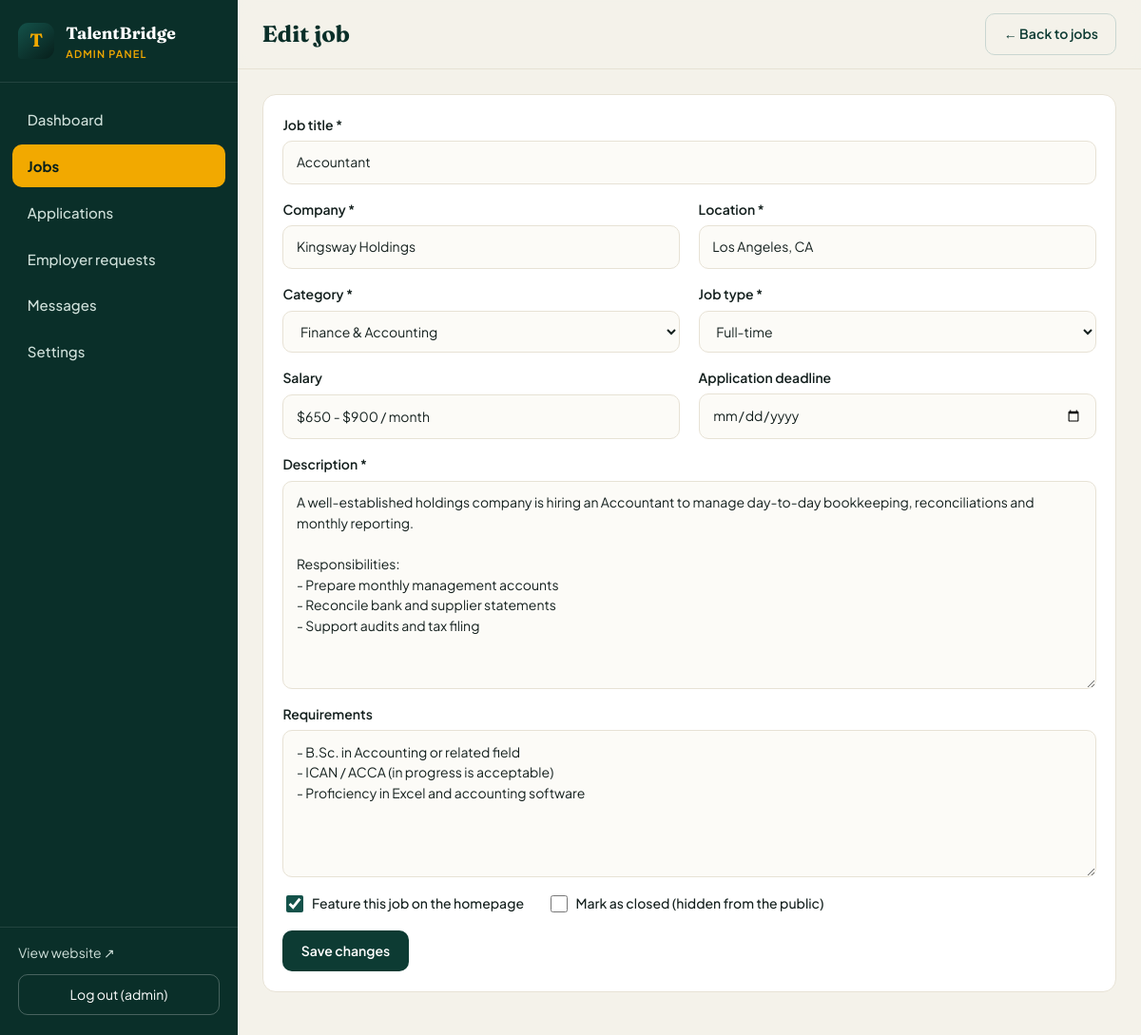
/admin/jobs/2/edit (signed in), run on the app's committed database.
### tables this page shows
CREATE TABLE settings (
    key   TEXT PRIMARY KEY,
    value TEXT NOT NULL DEFAULT ''
);

CREATE TABLE jobs (
    id           INTEGER PRIMARY KEY AUTOINCREMENT,
    title        TEXT NOT NULL,
    company      TEXT NOT NULL,
    location     TEXT NOT NULL,
    category     TEXT NOT NULL,
    job_type     TEXT NOT NULL,
    salary       TEXT DEFAULT '',
    description  TEXT NOT NULL,
    requirements TEXT DEFAULT '',
    deadline     TEXT DEFAULT '',
    featured     INTEGER NOT NULL DEFAULT 0,
    status       TEXT NOT NULL DEFAULT 'open',
    created_at   TEXT NOT NULL
);

### app.py (the view, shortened to what this page needs)
@app.route("/admin/jobs/<int:job_id>/edit", methods=["GET", "POST"])
@login_required
def admin_job_edit(job_id):
    db = get_db()
    job = db.execute("SELECT * FROM jobs WHERE id=?", (job_id,)).fetchone()
    if not job:
        abort(404)
    return render_template("admin/job_form.html", job=job, mode="edit")

### app.py (called while the page is built)
def get_db():
    if "db" not in g:
        g.db = sqlite3.connect(DB_PATH)
        g.db.row_factory = sqlite3.Row
        g.db.execute("PRAGMA foreign_keys = ON")
    return g.db

def csrf_token():
    if "_csrf" not in session:
        session["_csrf"] = secrets.token_hex(16)
    return session["_csrf"]

@app.before_request
def csrf_protect():
    if request.method == "POST":
        sent = request.form.get("_csrf", "")
        if not sent or not secrets.compare_digest(sent, session.get("_csrf", "")):
            abort(400, "Your session expired. Please go back, refresh the page and try again.")

def login_required(view):
    @wraps(view)
    def wrapped(*args, **kwargs):
        if not session.get("admin_id"):
            return redirect(url_for("admin_login", next=request.path))
        return view(*args, **kwargs)
    return wrapped

def get_settings():
    rows = get_db().execute("SELECT key, value FROM settings").fetchall()
    data = dict(DEFAULT_SETTINGS)
    data.update({r["key"]: r["value"] for r in rows})
    return data

@app.context_processor
def inject_globals():
    s = get_settings()
    wa = re.sub(r"\D", "", s.get("whatsapp", ""))
    return {
        "site": s,
        "wa_number": wa,
        "csrf_token": csrf_token,
        "year": datetime.now().year,
        "categories": CATEGORIES,
        "job_types": JOB_TYPES,
        "app_statuses": APP_STATUSES,
    }

@app.after_request
def security_headers(resp):
    resp.headers.setdefault("X-Content-Type-Options", "nosniff")
    resp.headers.setdefault("X-Frame-Options", "SAMEORIGIN")
    resp.headers.setdefault("Referrer-Policy", "strict-origin-when-cross-origin")
    if request.path.startswith("/admin"):
        resp.headers["Cache-Control"] = "no-store"
    return resp

### templates/admin/job_form.html (shortened to what this page needs)
{% extends "admin/base.html" %}
{% block heading %}{{ 'Post a job' if mode == 'new' else 'Edit job' }}{% endblock %}
{% block actions %}<a class="btn btn-ghost" href="{{ url_for('admin_jobs') }}">&larr; Back to jobs</a>{% endblock %}
{% block content %}
<form method="post" class="panel form-grid">
  <label class="span2">Job title *<input name="title" required maxlength="140" value="{{ job.title or '' }}" placeholder="e.g. Frontend Developer"></label>
  <label>Company *<input name="company" required maxlength="140" value="{{ job.company or '' }}"></label>
  <label>Location *<input name="location" required maxlength="100" value="{{ job.location or '' }}" placeholder="e.g. New York, NY, or Remote"></label>
  <label>Category *
    <select name="category" required>
      {% for c in categories %}<option value="{{ c }}" {{ 'selected' if job.category == c }}>{{ c }}</option>{% endfor %}
    </select>
  </label>
  <label>Job type *
    <select name="job_type" required>
      {% for t in job_types %}<option value="{{ t }}" {{ 'selected' if job.job_type == t }}>{{ t }}</option>{% endfor %}
    </select>
  </label>
  <label>Salary<input name="salary" maxlength="100" value="{{ job.salary or '' }}" placeholder="e.g. $500 - $800 / month"></label>
  <label>Application deadline<input name="deadline" type="date" value="{{ job.deadline or '' }}"></label>
  <label class="span2">Description *
    <textarea name="description" rows="9" required placeholder="Describe the role. Start a line with a dash (-) to make a bullet list.">{{ job.description or '' }}</textarea>
  </label>
  <label class="span2">Requirements
    <textarea name="requirements" rows="6" placeholder="One requirement per line">{{ job.requirements or '' }}</textarea>
  </label>
  <div class="span2 checks">
    <label class="check"><input type="checkbox" name="featured" {{ 'checked' if job.featured }}> Feature this job on the homepage</label>
    <label class="check"><input type="checkbox" name="status" value="closed" {{ 'checked' if job.status == 'closed' }}> Mark as closed (hidden from the public)</label>
  </div>
  <div class="span2"><button class="btn btn-primary" type="submit">{{ 'Publish job' if mode == 'new' else 'Save changes' }}</button></div>
</form>
{% endblock %}

### templates/admin/base.html (shortened to what this page needs)
<!DOCTYPE html>
<html lang="en">
<head>
  <link rel="stylesheet" href="{{ url_for('static', filename='css/admin.css') }}">
</head>
<body>
  <aside class="side" id="side">
    <a href="{{ url_for('admin_dashboard') }}" class="side-brand">
      {% if site.logo %}<img src="{{ url_for('static', filename='uploads/' ~ site.logo) }}" alt="">{% else %}<span class="mark">{{ site.site_name[:1] }}</span>{% endif %}
      <span>{{ site.site_name }}<small>Admin panel</small></span>
    </a>
    <nav>
      <a href="{{ url_for('admin_dashboard') }}" class="{{ 'on' if request.endpoint == 'admin_dashboard' }}">Dashboard</a>
      <a href="{{ url_for('admin_jobs') }}" class="{{ 'on' if request.endpoint in ('admin_jobs','admin_job_new','admin_job_edit') }}">Jobs</a>
      <a href="{{ url_for('admin_applications') }}" class="{{ 'on' if request.endpoint in ('admin_applications','admin_application') }}">Applications</a>
      <a href="{{ url_for('admin_requests') }}" class="{{ 'on' if request.endpoint == 'admin_requests' }}">Employer requests</a>
      <a href="{{ url_for('admin_messages') }}" class="{{ 'on' if request.endpoint == 'admin_messages' }}">Messages</a>
      <a href="{{ url_for('admin_settings') }}" class="{{ 'on' if request.endpoint == 'admin_settings' }}">Settings</a>
    </nav>
    <div class="side-foot">
      <a href="{{ url_for('index') }}" target="_blank" rel="noopener">View website &nearr;</a>
      <form method="post" action="{{ url_for('admin_logout') }}">
        <button type="submit">Log out ({{ session.admin_name }})</button>
      </form>
    </div>
  </aside>
  <div class="main">
    <header class="topbar">
      <h1>{% block heading %}{% endblock %}</h1>
      <div class="top-actions">{% block actions %}{% endblock %}</div>
    </header>
    <div class="content">{% block content %}{% endblock %}</div>
  </div>
</body>
</html>

### static/css/admin.css (style rules this page uses)
:root { --green-950: #071f1b; --green-900: #0a2f29; --green-800: #0d3b33; --green-700: #14524a; --green-100: #e3efe9; --gold: #f2a900; --gold-dark: #d48f00; --gold-soft: #fff3d1; --bg: #f4f2ea; --paper: #fff; --ink: #14201e; --muted: #5d6b68; --line: #e7e2d5; --danger: #c0392b; --ok: #1f8a5b; --font-body: "Plus Jakarta Sans", "Segoe UI", system-ui, sans-serif; --font-head: "Fraunces", Georgia, serif; --ease: cubic-bezier(.22, .8, .24, 1); --side-w: 250px; }
*, *::before, *::after { box-sizing: border-box; }
body { margin: 0; font: 400 .9375rem/1.55 var(--font-body); color: var(--ink); background: var(--bg); }
a { color: inherit; text-decoration: none; }
button, input, select, textarea { font: inherit; color: inherit; }
h1, h2, h3 { font-family: var(--font-head); color: var(--green-900); margin: 0 0 .4em; line-height: 1.2; }
h1 { font-size: 1.5rem; }
small { display: block; color: var(--muted); font-size: .8125rem; }
.side { position: fixed; inset: 0 auto 0 0; width: var(--side-w); display: flex; flex-direction: column; background: var(--green-900); color: #cfe0da; z-index: 50; transition: transform .35s var(--ease); }
.side-brand { display: flex; align-items: center; gap: .75rem; padding: 1.3rem 1.2rem; color: #fff; font-family: var(--font-head); font-weight: 700; font-size: 1.1rem; border-bottom: 1px solid rgba(255, 255, 255, .1); }
.side-brand small { color: var(--gold); font-family: var(--font-body); font-weight: 600; font-size: .6875rem; letter-spacing: .1em; text-transform: uppercase; }
.mark { width: 38px; height: 38px; display: grid; place-items: center; border-radius: 11px 11px 11px 4px; background: linear-gradient(140deg, var(--green-700), var(--green-950)); color: var(--gold); font-family: var(--font-head); font-size: 1.2rem; }
.side nav { padding: 1rem .8rem; display: grid; gap: .2rem; flex: 1; align-content: start; }
.side nav a { position: relative; padding: .7rem 1rem; border-radius: 10px; font-weight: 500; transition: background .25s, color .25s, transform .25s var(--ease); }
.side nav a.on { background: var(--gold); color: var(--green-950); font-weight: 700; }
.side-foot { padding: 1rem 1.2rem 1.3rem; border-top: 1px solid rgba(255, 255, 255, .1); display: grid; gap: .7rem; font-size: .875rem; }
.side-foot button { width: 100%; padding: .6rem; border-radius: 10px; border: 1px solid rgba(255, 255, 255, .25); background: transparent; color: #fff; cursor: pointer; transition: .25s; }
.main { margin-left: var(--side-w); min-height: 100vh; }
.topbar { position: sticky; top: 0; z-index: 20; display: flex; align-items: center; gap: 1rem; padding: .9rem 1.6rem; background: rgba(244, 242, 234, .92); backdrop-filter: blur(8px); border-bottom: 1px solid var(--line); }
.topbar h1 { margin: 0; flex: 1; }
.top-actions { display: flex; gap: .6rem; }
.content { padding: 1.6rem; max-width: 1200px; animation: rise .5s var(--ease) both; }
.btn { display: inline-flex; align-items: center; justify-content: center; gap: .4rem; padding: .62rem 1.15rem; border: 1.5px solid transparent; border-radius: 10px; font-weight: 600; font-size: .875rem; cursor: pointer; white-space: nowrap; transition: transform .2s var(--ease), background .2s, color .2s, box-shadow .2s, border-color .2s; }
.btn-primary { background: var(--green-800); color: #fff; }
.btn-ghost { background: transparent; color: var(--green-800); border-color: #c9d6d1; }
.panel { background: var(--paper); border: 1px solid var(--line); border-radius: 14px; padding: 1.3rem; margin-bottom: 1.2rem; }
.form-grid { display: grid; grid-template-columns: 1fr 1fr; gap: 1rem 1.2rem; }
.span2 { grid-column: 1 / -1; }
.form-grid label, .stack label { display: grid; gap: .35rem; font-weight: 600; font-size: .875rem; }
.form-grid input:not([type=checkbox]):not([type=file]), .form-grid select, .form-grid textarea, .stack input, .stack select { width: 100%; padding: .7rem .85rem; border: 1.5px solid var(--line); border-radius: 10px; background: #fcfbf7; font-weight: 400; outline: 0; transition: border-color .2s, box-shadow .2s, background .2s; }
.form-grid textarea { resize: vertical; }
.checks { display: flex; flex-wrap: wrap; gap: 1.5rem; }
.check { display: flex !important; align-items: center; gap: .5rem; font-weight: 500 !important; cursor: pointer; }
.check input { width: 18px; height: 18px; accent-color: var(--green-700); }

### data on the page
settings: value "T", site_name "TalentBridge"
jobs: title "Accountant", company "Kingsway Holdings", location "Los Angeles, CA", salary "$650 - $900 / month", description "A well-established holdings company is hiring an Accountant to manage day-to-day bookkeeping, reconciliations and monthly reporting. Responsibilities: - Prepare monthly management accounts - Reconcile bank and supplier statements - Support audits and tax filing", requirements "- B.Sc. in Accounting or related field - ICAN / ACCA (in progress is acceptable) - Proficiency in Excel and accounting software"

### other printed values
{{ session.admin_name }} "admin"
{{ 'Post a job' if mode == 'new' else 'Edit job' }} "Edit job"
{{ 'Publish job' if mode == 'new' else 'Save changes' }} "Save changes"
form field category "Finance & Accounting"
form field job_type "Full-time"
